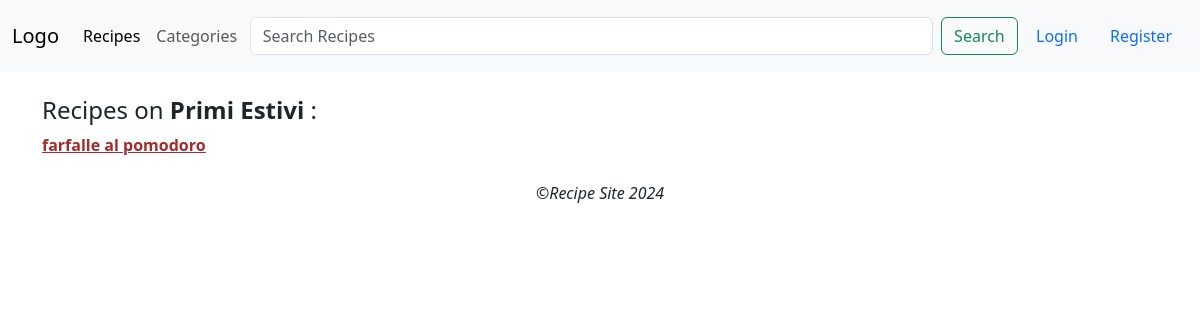
The page /categories/primi-estivi/ on the database as committed earlier.
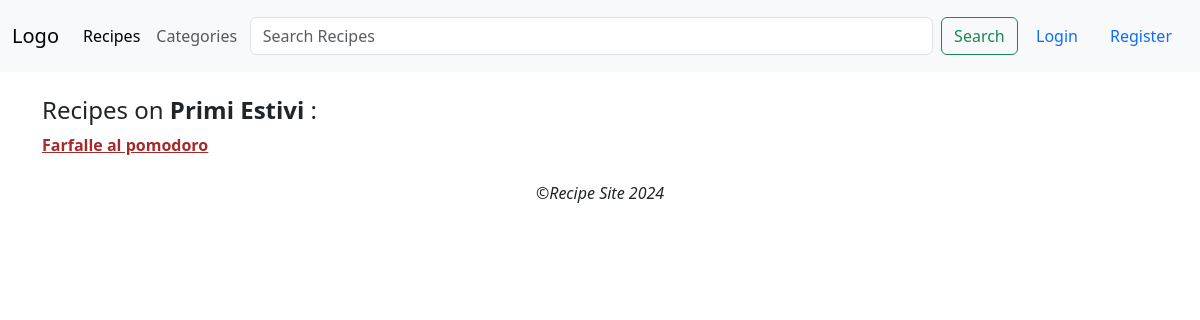
The same page on the database as committed later.
### recipes/models.py (models this page shows, shortened)
class Recipe(models.Model):
    DIFFICULTY_LEVELS = [
        (1, 'Very Easy'),
        (2, 'Easy'),
        (3, 'Medium'),
        (4, 'Hard'),
        (5, 'Very Hard'),
    ]
    image = models.ImageField(default='default.jpg', upload_to='recipesPics')
    title = models.CharField(max_length=100)
    description = models.TextField()
    content = models.TextField()
    date_posted = models.DateTimeField(default=timezone.now)
    author = models.ForeignKey(User, on_delete=models.CASCADE)
    difficulty = models.IntegerField(choices=DIFFICULTY_LEVELS, default=3)
    portions = models.IntegerField()
    cooking_time = models.IntegerField()
    ingredients = models.ManyToManyField(Ingredient, related_name='recipes')
    slug = models.SlugField(max_length=100, unique=True, blank=True)
    category = ManyToManyField(Category)
    likes = models.ManyToManyField(User, related_name='likes', blank=True)

### recipes/views.py (the view)
# urls.py: path('categories/<slug:slug>/', recipe_views.category_detail, name='categoryDetail'),
def category_detail(request, slug):
    categories = get_object_or_404(Category, slug=slug)
    recipes = Recipe.objects.filter(category=categories)
    return render(request, 'recipes/RecipesForCategories.html', {"categories": categories, "recipes": recipes})

### templates/recipes/RecipesForCategories.html
{% extends "recipes/base.html" %}
{% load static %}
{% block content %}
    <h4> Recipes on <strong>{{ categories.name }}</strong> :</h4>
   {% if recipes %}
       {% for recipe in recipes %}
           <li style="list-style-type: none; padding-left:0;">
                <a href={% url 'recipesDetail' slug=recipe.slug %}><strong style="color: brown; text-decoration: underline brown">{{ recipe.title }}</strong></a>
           </li>
       {% endfor %}
   {% else %}
       <h6><i> Sorry no recipes in this category yet</i></h6>
   {% endif %}
{% endblock content %}

Rows that differ between the two databases and show on the page:
changed Recipe: title "farfalle al pomodoro" → "Farfalle al pomodoro"
